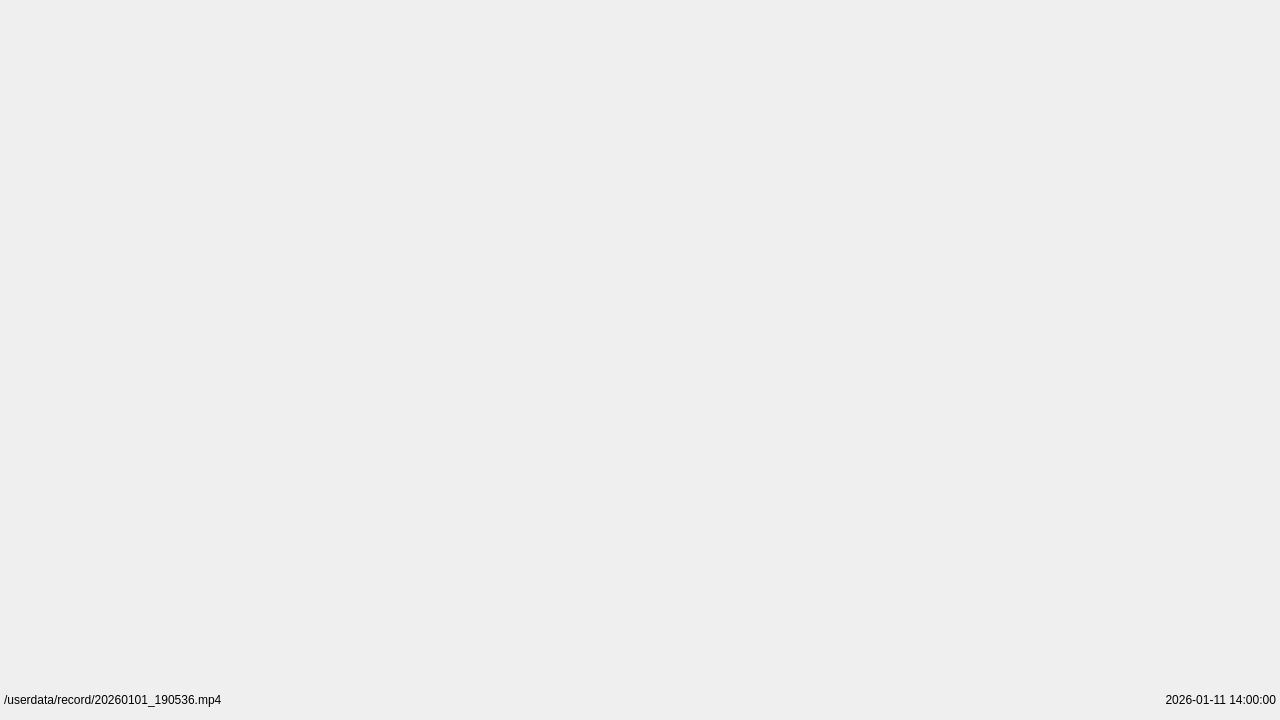
<?xml version="1.0" encoding="UTF-8"?>
<ui version="4.0">
 <class>CameraOverlayPage</class>
 <widget class="QWidget" name="cameraOverlayPage">
  <property name="geometry">
   <rect>
    <x>0</x>
    <y>0</y>
    <width>1280</width>
    <height>720</height>
   </rect>
  </property>
  <layout class="QVBoxLayout" name="overlayLayout">
   <property name="spacing">
    <number>0</number>
   </property>
   <property name="leftMargin">
    <number>0</number>
   </property>
   <property name="topMargin">
    <number>0</number>
   </property>
   <property name="rightMargin">
    <number>0</number>
   </property>
   <property name="bottomMargin">
    <number>0</number>
   </property>
   <!-- 顶部状态栏 -->
   <item>
    <widget class="QWidget" name="topStatusBar">
     <property name="minimumSize">
      <size>
       <width>0</width>
       <height>40</height>
      </size>
     </property>
     <property name="maximumSize">
      <size>
       <width>16777215</width>
       <height>128</height>
      </size>
     </property>
     <layout class="QHBoxLayout" name="topLayout">
      <property name="spacing">
       <number>8</number>
      </property>
      <property name="leftMargin">
       <number>4</number>
      </property>
      <property name="topMargin">
       <number>4</number>
      </property>
      <property name="rightMargin">
       <number>4</number>
      </property>
      <property name="bottomMargin">
       <number>4</number>
      </property>
      <!-- 左侧：相机图标 -->
      <item>
       <widget class="QLabel" name="cameraIcon">
        <property name="minimumSize">
         <size>
          <width>64</width>
          <height>64</height>
         </size>
        </property>
        <property name="maximumSize">
         <size>
          <width>64</width>
          <height>64</height>
         </size>
        </property>
        <property name="text">
         <string/>
        </property>
        <property name="scaledContents">
         <bool>false</bool>
        </property>
        <property name="alignment">
         <set>Qt::AlignHCenter|Qt::AlignTop</set>
        </property>
        <property name="margin">
         <number>6</number>
        </property>
       </widget>
      </item>
      <!-- 中间拉伸 -->
      <item>
       <spacer name="topCenterSpacer">
        <property name="orientation">
         <enum>Qt::Horizontal</enum>
        </property>
        <property name="sizeHint" stdset="0">
         <size>
          <width>40</width>
          <height>20</height>
         </size>
        </property>
       </spacer>
      </item>
      <!-- 右侧：SD卡图标 -->
      <item>
       <widget class="QLabel" name="sdCardIcon">
        <property name="minimumSize">
         <size>
          <width>48</width>
          <height>64</height>
         </size>
        </property>
        <property name="maximumSize">
         <size>
          <width>48</width>
          <height>64</height>
         </size>
        </property>
        <property name="text">
         <string/>
        </property>
        <property name="scaledContents">
         <bool>false</bool>
        </property>
        <property name="alignment">
         <set>Qt::AlignHCenter|Qt::AlignTop</set>
        </property>
        <property name="margin">
         <number>6</number>
        </property>
       </widget>
      </item>
      <!-- 右侧：电池图标 -->
      <item>
       <widget class="QLabel" name="batteryIcon">
        <property name="minimumSize">
         <size>
          <width>48</width>
          <height>64</height>
         </size>
        </property>
        <property name="maximumSize">
         <size>
          <width>48</width>
          <height>64</height>
         </size>
        </property>
        <property name="text">
         <string/>
        </property>
        <property name="scaledContents">
         <bool>false</bool>
        </property>
        <property name="alignment">
         <set>Qt::AlignHCenter|Qt::AlignTop</set>
        </property>
        <property name="margin">
         <number>6</number>
        </property>
       </widget>
      </item>
     </layout>
    </widget>
   </item>
   <!-- 中间区域（透明，显示摄像头画面） -->
   <item>
    <spacer name="centerSpacer">
     <property name="orientation">
      <enum>Qt::Vertical</enum>
     </property>
     <property name="sizeHint" stdset="0">
      <size>
       <width>20</width>
       <height>40</height>
      </size>
     </property>
    </spacer>
   </item>
   <!-- 底部状态栏 -->
   <item>
    <widget class="QWidget" name="bottomStatusBar">
     <property name="minimumSize">
      <size>
       <width>0</width>
       <height>40</height>
      </size>
     </property>
     <property name="maximumSize">
      <size>
       <width>16777215</width>
       <height>40</height>
      </size>
     </property>
     <layout class="QHBoxLayout" name="bottomLayout">
      <property name="spacing">
       <number>8</number>
      </property>
      <property name="leftMargin">
       <number>4</number>
      </property>
      <property name="topMargin">
       <number>4</number>
      </property>
      <property name="rightMargin">
       <number>4</number>
      </property>
      <property name="bottomMargin">
       <number>4</number>
      </property>
      <!-- 左侧：文件路径 -->
      <item>
       <widget class="QLabel" name="filePathLabel">
        <property name="text">
         <string>/userdata/record/20260101_190536.mp4</string>
        </property>
        <property name="alignment">
         <set>Qt::AlignLeft|Qt::AlignVCenter</set>
        </property>
       </widget>
      </item>
      <!-- 中间拉伸 -->
      <item>
       <spacer name="bottomCenterSpacer">
        <property name="orientation">
         <enum>Qt::Horizontal</enum>
        </property>
        <property name="sizeHint" stdset="0">
         <size>
          <width>40</width>
          <height>20</height>
         </size>
        </property>
       </spacer>
      </item>
      <!-- 右侧：日期时间 -->
      <item>
       <widget class="QLabel" name="dateTimeLabel">
        <property name="text">
         <string>2026-01-11 14:00:00</string>
        </property>
        <property name="alignment">
         <set>Qt::AlignRight|Qt::AlignVCenter</set>
        </property>
       </widget>
      </item>
     </layout>
    </widget>
   </item>
  </layout>
 </widget>
 <resources/>
 <connections/>
</ui>
